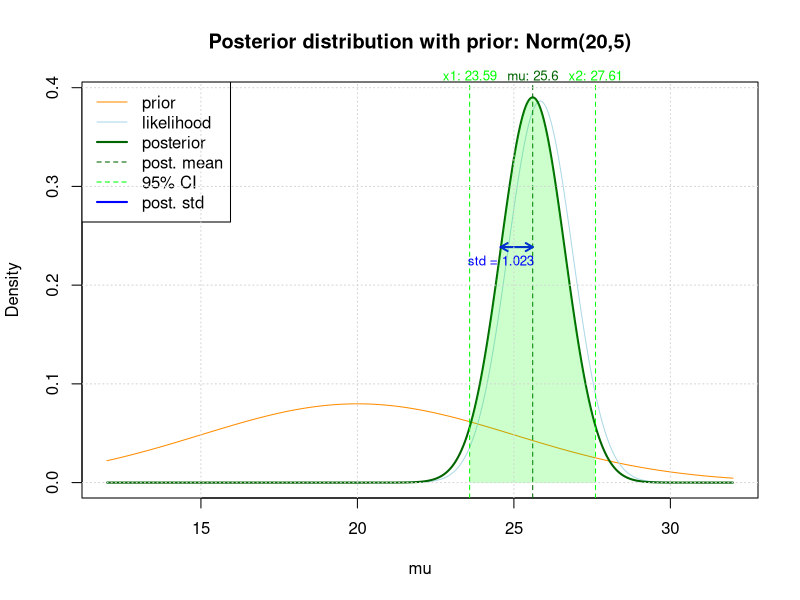
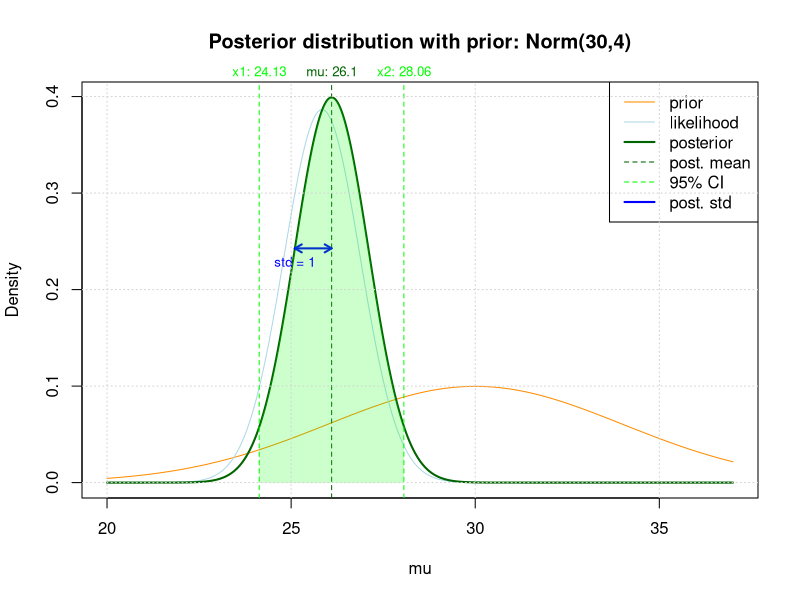
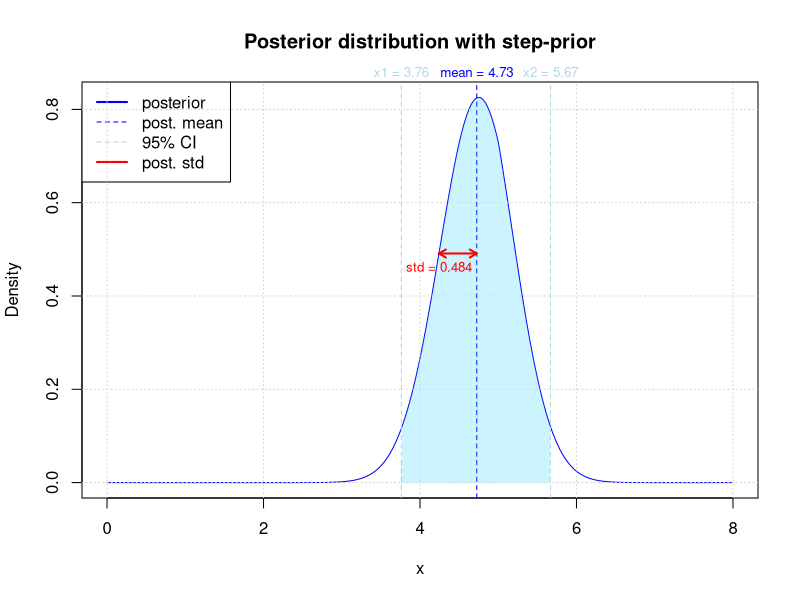
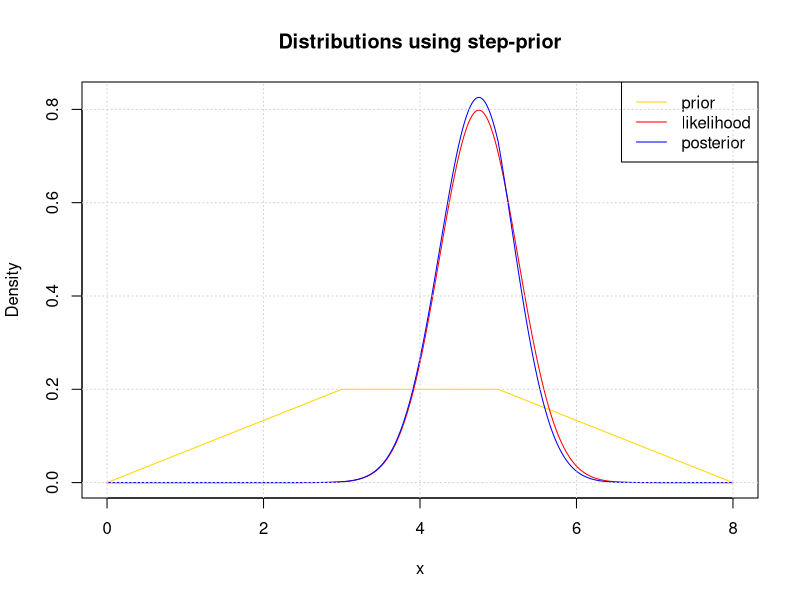
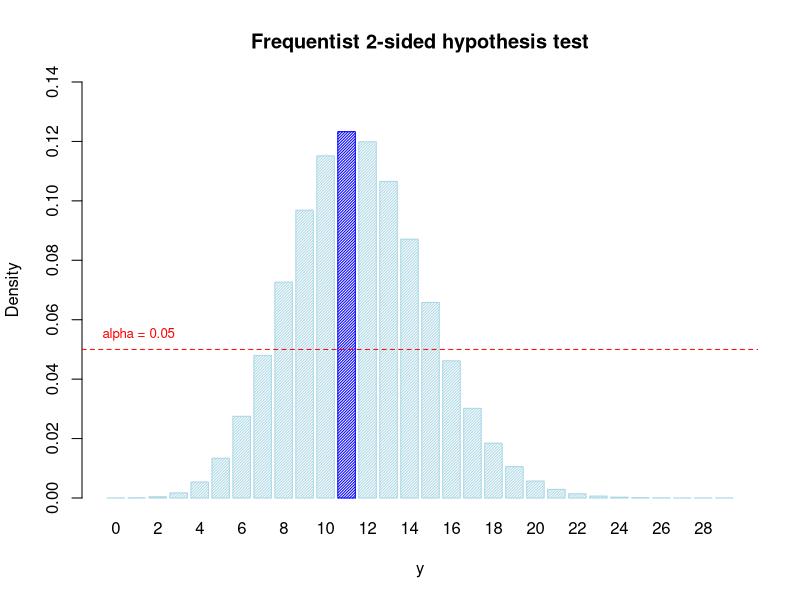
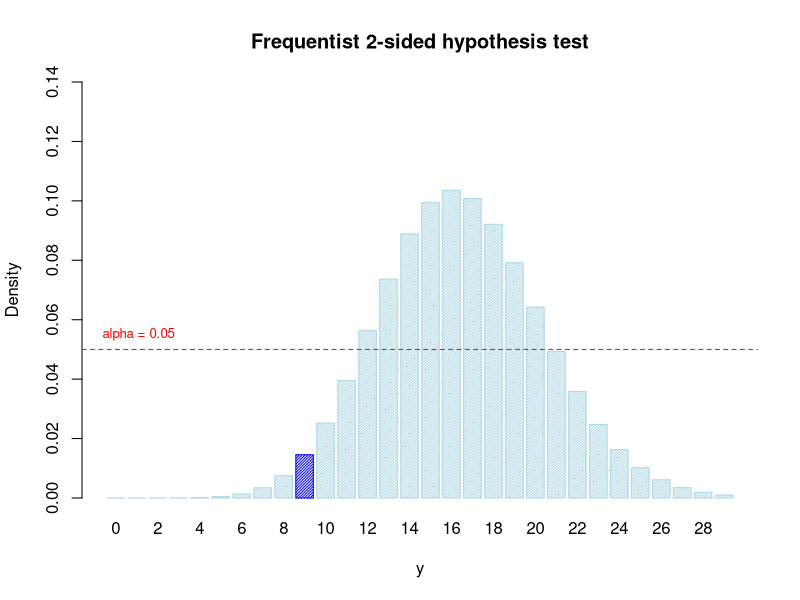

Generate these figures, in order, with R:
## ---- chunk 1
knitr::opts_chunk$set(echo = TRUE)
## ---- chunk 2
obs <- c(26.8, 31.9, 28.0, 26.3, 28.5, 18.6, 28.3, 27.2, 
         22.3, 28.5, 20.9, 25.0, 16.3, 27.5, 31.5)
m <- 20
var <- 16
ymean <- mean(obs)
s2 <- 25
N <- length(obs)

nsamples <- 2000
x <- seq(12, 32, len=nsamples)
delta.x <- 20/nsamples
prior <- dnorm(x, mean=m, sd=sqrt(s2))

likelihood.f <- function(data) {
    Like <- 1
    for (p in data) {
      Like <- Like*dnorm(p, x, sqrt(var))
    }
    return(Like)
}

likelihood <- likelihood.f(obs)
likelihood <- likelihood/(sum(likelihood)*delta.x)

mu.post20 <- (m/s2 + N*ymean/var)/(N/var + 1/s2)
sd.post20 <- (var*s2)/(var + N*s2)
posterior <- dnorm(x, mu.post20, sd.post20)
posterior <- posterior/(sum(posterior)*delta.x)
## ---- chunk 3
low.20 <- x[max(which(cumsum(posterior)<=0.025*sum(posterior)))]
upp.20 <- x[min(which(cumsum(posterior)>=0.975*sum(posterior)))]
## ---- chunk 4
ymax <- max(c(prior,likelihood,posterior))
plot(x, prior, type="l", col='darkorange', ylim=c(0,ymax), ylab="Density",
     main="Posterior distribution with prior: Norm(20,5)", xlab="mu")
lines(x, likelihood, col='lightblue')
lines(x, posterior, col='darkgreen', lwd=2)
abline(v=mu.post20, lty=2, col='darkgreen')
ysig <- posterior[min(which(x >= (mu.post20-sd.post20)))]
arrows((mu.post20-sd.post20), ysig, mu.post20, ysig,
       lwd=2, col="blue", code=3, len=0.08)

abline(v=c(low.20,upp.20), lty=2, col='green')
x1 <- low.20; x2 <- upp.20
poly.x <- c(x1, x[x>x1 & x<x2], x2)
poly.y <- c(0, posterior[which(x>x1 & x<x2)],0)
polygon(poly.x, poly.y, col = rgb(0,1,0,alpha=0.2), border=FALSE)

text(x1, par("usr")[4]+0.02, labels = paste("x1:",round(x1, 2)), 
     pos=1, cex=0.8, col="green", xpd=TRUE)
text(x2, par("usr")[4]+0.02, labels = paste("x2:",round(x2, 2)), 
     pos=1, cex=0.8, col="green", xpd=TRUE)
text(mu.post20, par("usr")[4]+0.02, labels = paste("mu:",round(mu.post20, 2)), 
     pos=1, cex=0.8, col="darkgreen", xpd=TRUE)
text((mu.post20-sd.post20), ysig, pos=1, cex=0.8, col="blue", 
     labels = paste("std =", round(sd.post20, 3)))

legend("topleft", c("prior","likelihood","posterior","post. mean","95% CI","post. std"), 
       col=c("darkorange","lightblue","darkgreen","darkgreen","green","blue"),
       lwd=c(1,1,2,1,1,2), lty=c(1,1,1,2,2,1))
grid()
## ---- chunk 5
m <- 30
s2 <- 16
var <- 16
ymean <- mean(obs)
N <- length(obs)

nsamples <- 2000
x <- seq(20, 37, len=nsamples)
delta.x <- 17/nsamples
prior <- dnorm(x, mean=m, sd=sqrt(s2))

likelihood <- likelihood.f(obs)
likelihood <- likelihood/(sum(likelihood)*delta.x)

mu.post30 <- (m/s2 + N*ymean/var)/(N/var + 1/s2)
sd.post30 <- (var*s2)/(var + N*s2)
posterior <- dnorm(x, mu.post30, sd.post30)
posterior <- posterior/(sum(posterior)*delta.x)

low.30 <- x[max(which(cumsum(posterior)<=0.025*sum(posterior)))]
upp.30 <- x[min(which(cumsum(posterior)>=0.975*sum(posterior)))]

ymax <- max(c(prior,likelihood,posterior))
plot(x, prior, type="l", col='darkorange', ylim=c(0,ymax), ylab="Density",
     main="Posterior distribution with prior: Norm(30,4)", xlab="mu")
lines(x, likelihood, col='lightblue')
lines(x, posterior, col='darkgreen', lwd=2)
abline(v=mu.post30, lty=2, col='darkgreen')

ysig <- posterior[min(which(x >= (mu.post30-sd.post30)))]
arrows((mu.post30-sd.post30), ysig, mu.post30, ysig,
       lwd=2, col="blue", code=3, len=0.08)

abline(v=c(low.30,upp.30), lty=2, col='green')
x1 <- low.30; x2 <- upp.30
poly.x <- c(x1, x[x>x1 & x<x2], x2)
poly.y <- c(0, posterior[which(x>x1 & x<x2)],0)
polygon(poly.x, poly.y, col = rgb(0,1,0,alpha=0.2), border=FALSE)

text(x1, par("usr")[4]+0.025, labels = paste("x1:",round(x1, 2)), 
     pos=1, cex=0.8, col="green", xpd=TRUE)
text(x2, par("usr")[4]+0.025, labels = paste("x2:",round(x2, 2)), 
     pos=1, cex=0.8, col="green", xpd=TRUE)
text(mu.post30, par("usr")[4]+0.025, labels = paste("mu:",round(mu.post30, 2)), 
     pos=1, cex=0.8, col="darkgreen", xpd=TRUE)
text((mu.post30-sd.post30), ysig, pos=1, cex=0.8, col="blue", 
     labels = paste("std =", round(sd.post30, 3)))

legend("topright", c("prior","likelihood","posterior","post. mean","95% CI","post. std"), 
       col=c("darkorange","lightblue","darkgreen","darkgreen","green","blue"),
       lwd=c(1,1,2,1,1,2), lty=c(1,1,1,2,2,1))
grid()
## ---- chunk 6
obs <- c(4.09, 4.79, 4.68, 4.49, 1.87, 5.85, 2.62, 5.09, 
         5.58, 2.40, 8.68, 6.27, 4.07, 6.30, 4.78, 4.47)

prior.func <- function(p) { 
  ifelse(p>0 & p<=3, p, 
         ifelse(p>3 & p<=5, 3, 
                ifelse(p>5 & p<=8, 8-p, 0)
         )  )
}
Iprior <- integrate(prior.func, 0, 10)$value

var <- 4
N <- length(obs)
nsamples <- 2000
x <- seq(0, 8, len=nsamples)
delta.x <- 8/nsamples
prior <- prior.func(x)/Iprior

likelihood.f <- function(data) {
    Like <- 1
    for (p in data) { Like <- Like*dnorm(p, x, sqrt(var)) }
    return(Like)
}
likelihood <- likelihood.f(obs)
likelihood <- likelihood/(sum(likelihood)*delta.x)

posterior <- prior*likelihood
posterior <- posterior/(sum(posterior)*delta.x)
mu.post <- sum(x*posterior)*delta.x
sd.post <- sqrt(sum(posterior*(x-mu.post)**2)*delta.x)
## ---- chunk 7
low <- x[max(which(cumsum(posterior)<=0.025*sum(posterior)))]
upp <- x[min(which(cumsum(posterior)>=0.975*sum(posterior)))]
## ---- chunk 8
ymax <- max(posterior)
plot(x, posterior, type="l", col='blue', ylim=c(0,ymax), ylab="Density",
     main="Posterior distribution with step-prior")
abline(v=mu.post, lty=2, col='blue')
abline(v=c(low, upp), lty=2, col='lightblue')

x1 <- low; x2 <- upp; ysig <- posterior[min(which(x >= (mu.post-sd.post)))]
poly.x <- c(x1, x[x>x1 & x<x2], x2)
poly.y <- c(0, posterior[which(x>x1 & x<x2)],0)
polygon(poly.x, poly.y, col = rgb(0,0.8,1,alpha=0.2), border=FALSE)
arrows((mu.post-sd.post), ysig, mu.post, ysig,
       lwd=2, col="red", code=3, len=0.08)
text(x1, par("usr")[4]+0.05, labels = paste("x1 =",round(x1, 2)), 
     pos=1, cex=0.8, col="lightblue", xpd=TRUE)
text(x2, par("usr")[4]+0.05, labels = paste("x2 =",round(x2, 2)), 
     pos=1, cex=0.8, col="lightblue", xpd=TRUE)
text(mu.post, par("usr")[4]+0.05, labels = paste("mean =",round(mu.post, 2)), 
     pos=1, cex=0.8, col="blue", xpd=TRUE)
text((mu.post-sd.post), ysig, pos=1, cex=0.8, col="red", 
     labels = paste("std =", round(sd.post, 3)))
legend("topleft", c("posterior","post. mean","95% CI","post. std"), 
       col=c("blue","blue","lightblue","red"),
       lwd=c(2,1,1,2), lty=c(1,2,2,1))
grid()
## ---- chunk 9
ymax <- max(c(prior,likelihood,posterior))
plot(x, prior, type="l", col='gold', ylim=c(0,ymax), ylab="Density",
     main="Distributions using step-prior")
lines(x, likelihood, col='red')
lines(x, posterior, col='blue', lwd=1)

legend("topright", c("prior","likelihood","posterior"), 
       col=c("gold","red","blue"),
       lwd=c(1,1,1), lty=c(1,1,1))
grid()
## ---- chunk 10
N <- 116
y <- 11

E.freq <- y/N
var.freq <- E.freq*(1-E.freq)/N
## ---- chunk 11
nsamples <- 2000
p <- seq(0, 1, len=nsamples)
alpha <- 1
beta <- 10
prior <- dbeta(p, alpha, beta)
# Beta is a conjugate prior for a binomial likelihood
posterior <- dbeta(p, alpha+y, beta+N-y)
posterior <- posterior/(sum(posterior)/2000)
## ---- chunk 12
post.mean <- (alpha+y)/(alpha+beta+N)
post.var  <- (alpha*beta)/((alpha+beta+1)*(alpha+beta)**2)

E.bayes <- post.mean

post.low <- p[max(which(cumsum(posterior)<=0.025*sum(posterior)))]
post.upp <- p[min(which(cumsum(posterior)>=0.975*sum(posterior)))]
## ---- chunk 13
# Frequentist
p.null <- 0.1
x <- 0:N
d.null <- dbinom(x, size=N, prob=p.null)

l.o.s = 0.05

barplot(d.null[1:30], names=x[1:30], ylim=c(0,0.14), density=50, border=TRUE,
        xlab='y',ylab="Density",main="Frequentist 2-sided hypothesis test",
        col=ifelse(x==11, "blue", "lightblue"))
abline(h=l.o.s, lty=2, col='red')
text(2, l.o.s+0.01, labels = paste("alpha =",l.o.s), pos=1, cex=0.8, col="red")
## ---- chunk 14
# Bayesian
post.low <- p[max(which(cumsum(posterior)<=0.025*sum(posterior)))]
post.upp <- p[min(which(cumsum(posterior)>=0.975*sum(posterior)))]
## ---- chunk 15
N <- 165
y <- 9

E.freq <- y/N
var.freq <- E.freq*(1-E.freq)/N
## ---- chunk 16
# same prior as before
nsamples <- 2000
p <- seq(0, 1, len=nsamples)

alpha <- 1
beta <- 10
prior <- dbeta(p, alpha, beta)
posterior.beta <- dbeta(p, alpha+y, beta+N-y)
posterior.beta <- posterior.beta/(sum(posterior.beta)/nsamples)

#old posterior as prior
prior <- posterior
likelihood <- dbinom(y, size=N, prob=p)
likelihood <- likelihood/(sum(likelihood)/nsamples)
posterior.new <- prior*likelihood
posterior.new <- posterior.new/(sum(posterior.new)/nsamples)
## ---- chunk 17
# same prior as before
post.mean.beta <- (alpha+y)/(alpha+beta+N)
post.var.beta  <- (alpha*beta)/((alpha+beta+1)*(alpha+beta)**2)

E.bayes.beta <- post.mean.beta

post.low.beta <- p[max(which(cumsum(posterior.beta)<=0.025*sum(posterior.beta)))]
post.upp.beta <- p[min(which(cumsum(posterior.beta)>=0.975*sum(posterior.beta)))]

# old posterior as new prior
post.mean.new <- sum(p*posterior.new)/nsamples
post.var.new  <- sum(posterior.new*(p-post.mean)**2)/nsamples

E.bayes.new <- post.mean.new

post.low.new <- p[max(which(cumsum(posterior.new)<=0.025*sum(posterior.new)))]
post.upp.new <- p[min(which(cumsum(posterior.new)>=0.975*sum(posterior.new)))]
## ---- chunk 18
### Frequentist
p.null <- 0.1
x <- 0:N
d.null <- dbinom(x, size=N, prob=p.null)

l.o.s = 0.05

barplot(d.null[1:30], names=x[1:30], ylim=c(0,0.14), density=50, border=TRUE,
        xlab='y',ylab="Density",main="Frequentist 2-sided hypothesis test",
        col=ifelse(x==9, "blue", "lightblue"))
abline(h=l.o.s, lty=2, col='red')
text(2, l.o.s+0.01, labels = paste("alpha =",l.o.s), pos=1, cex=0.8, col="red")
## ---- chunk 19
### Bayesian
# same prior as before
post.low.beta <- p[max(which(cumsum(posterior.beta)<=0.025*sum(posterior.beta)))]
post.upp.beta <- p[min(which(cumsum(posterior.beta)>=0.975*sum(posterior.beta)))]

# old posterior as new prior
post.low.new <- p[max(which(cumsum(posterior.new)<=0.025*sum(posterior.new)))]
post.upp.new <- p[min(which(cumsum(posterior.new)>=0.975*sum(posterior.new)))]
